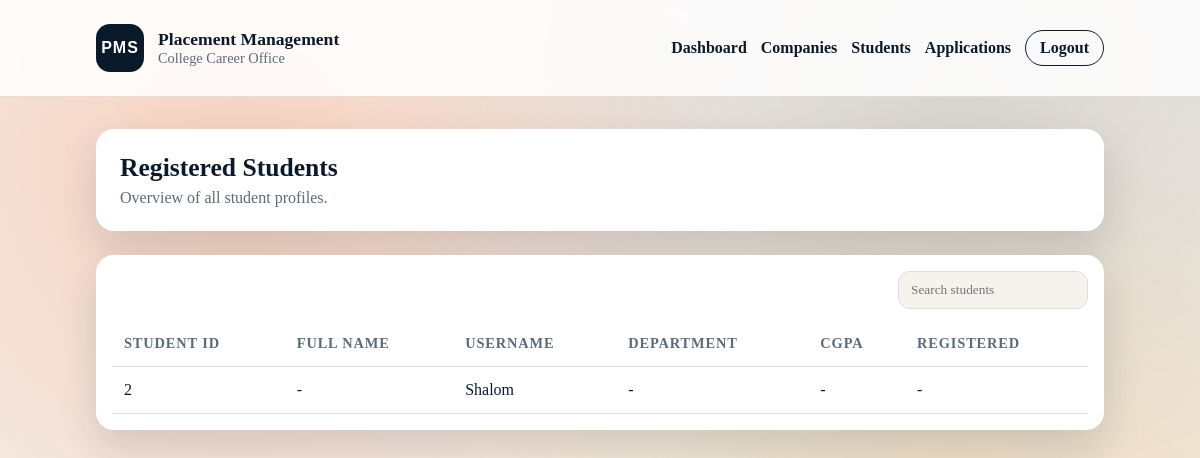
The page /admin/students (signed in) on the database as committed earlier.
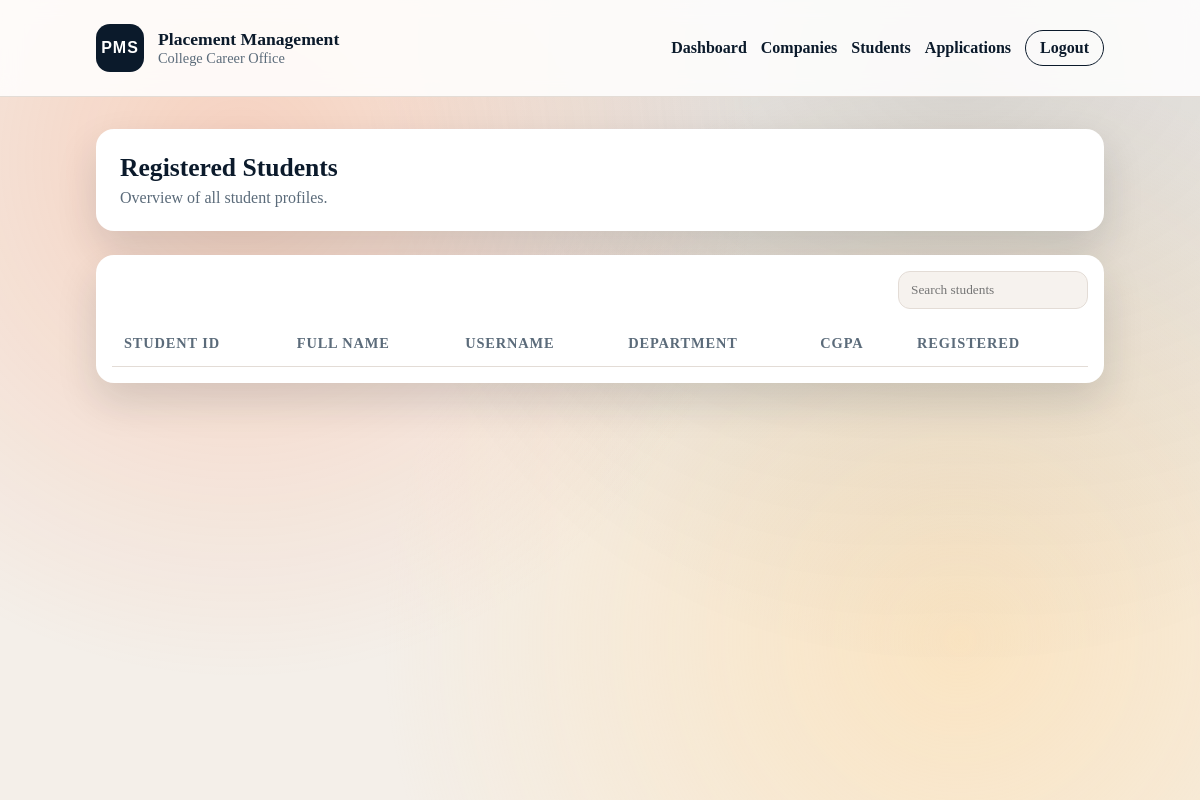
The same page on the database as committed later.
### tables this page shows
CREATE TABLE users (user_id INTEGER PRIMARY KEY AUTOINCREMENT, stud_id INTEGER UNIQUE, u_name VARCHAR(30), pass_hash VARCHAR(60), role VARCHAR(30));

### app.py (the view)
@app.route("/admin/students")
@login_required("Admin")
def admin_students():
    db = get_db()
    students = db.execute(
        "SELECT stud_id, u_name, full_name, dept, cgpa, created_at FROM users WHERE role = 'Student' ORDER BY full_name"
    ).fetchall()
    return render_template("students.html", students=students)

### app.py (called while the page is built)
def get_db():
    if "db" not in g:
        g.db = sqlite3.connect(DB_PATH)
        g.db.row_factory = sqlite3.Row
    return g.db

def table_has_column(table: str, column: str) -> bool:
    db = get_db()
    cur = db.execute(f"PRAGMA table_info({table})")
    return any(row["name"] == column for row in cur.fetchall())

@app.before_request
def _ensure_db():
    init_db()

def login_required(role: str | None = None):
    def decorator(fn):
        @wraps(fn)
        def wrapper(*args, **kwargs):
            if "user_id" not in session:
                return redirect(url_for("login"))
            if role and session.get("role") != role:
                return redirect(url_for("dashboard"))
            return fn(*args, **kwargs)
        return wrapper
    return decorator

### templates/students.html
{% extends 'base.html' %}
{% block content %}
<section class="panel">
  <div class="panel-header">
    <h1>Registered Students</h1>
    <p>Overview of all student profiles.</p>
  </div>
</section>
<section class="table-wrap">
  <div class="table-toolbar">
    <input type="text" placeholder="Search students" data-search="students" />
  </div>
  <table class="table" data-table="students">
    <thead>
      <tr>
        <th>Student ID</th>
        <th>Full name</th>
        <th>Username</th>
        <th>Department</th>
        <th>CGPA</th>
        <th>Registered</th>
      </tr>
    </thead>
    <tbody>
      {% for s in students %}
      <tr>
        <td>{{ s.stud_id }}</td>
        <td>{{ s.full_name or '-' }}</td>
        <td>{{ s.u_name }}</td>
        <td>{{ s.dept or '-' }}</td>
        <td>{{ s.cgpa or '-' }}</td>
        <td>{{ s.created_at or '-' }}</td>
      </tr>
      {% endfor %}
    </tbody>
  </table>
</section>
{% endblock %}

Rows that differ between the two databases and show on the page:
removed users: stud_id "2", full_name "-", u_name "Shalom", dept "-", cgpa "-", created_at "-"
